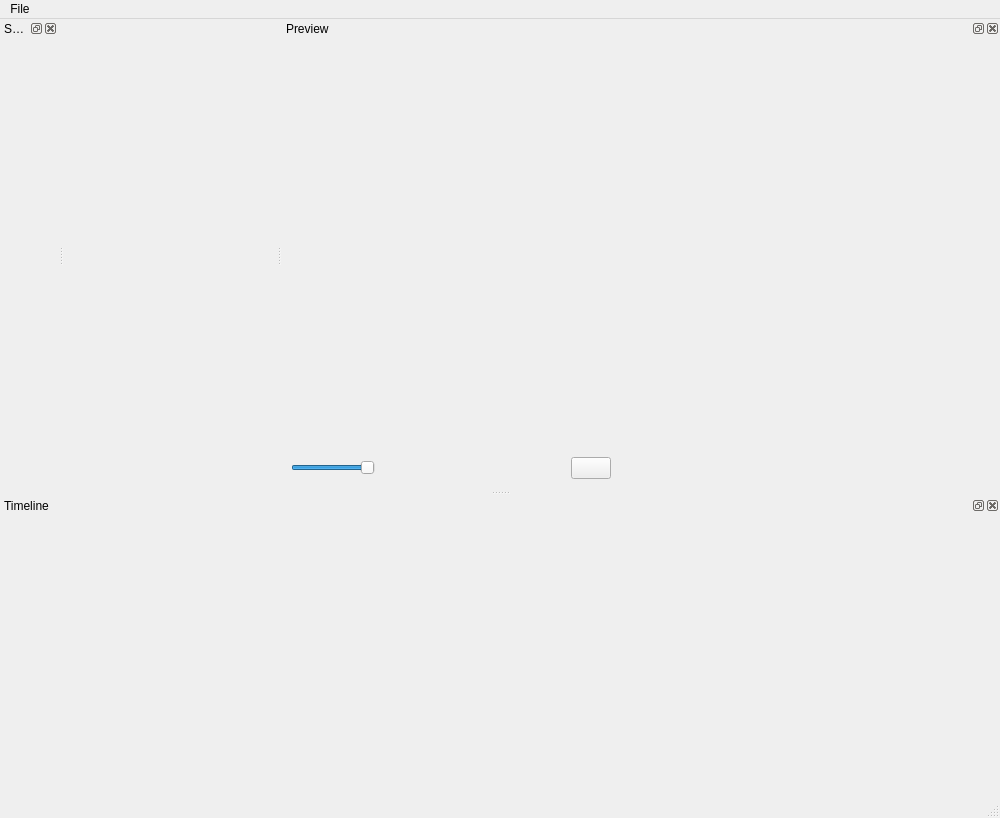
<?xml version="1.0" encoding="UTF-8"?>
<ui version="4.0">
 <class>MainWindow</class>
 <widget class="QMainWindow" name="MainWindow">
  <property name="geometry">
   <rect>
    <x>0</x>
    <y>0</y>
    <width>1000</width>
    <height>818</height>
   </rect>
  </property>
  <property name="maximumSize">
   <size>
    <width>16777215</width>
    <height>1098</height>
   </size>
  </property>
  <property name="windowTitle">
   <string>VD</string>
  </property>
  <widget class="QWidget" name="centralwidget"/>
  <widget class="QStatusBar" name="statusbar"/>
  <widget class="QDockWidget" name="dockWidget">
   <property name="sizePolicy">
    <sizepolicy hsizetype="Expanding" vsizetype="Expanding">
     <horstretch>0</horstretch>
     <verstretch>0</verstretch>
    </sizepolicy>
   </property>
   <property name="floating">
    <bool>false</bool>
   </property>
   <property name="allowedAreas">
    <set>Qt::LeftDockWidgetArea|Qt::RightDockWidgetArea|Qt::TopDockWidgetArea</set>
   </property>
   <property name="windowTitle">
    <string>Source</string>
   </property>
   <attribute name="dockWidgetArea">
    <number>1</number>
   </attribute>
   <widget class="QWidget" name="dockWidgetContents"/>
  </widget>
  <widget class="QDockWidget" name="dockWidget_3">
   <property name="sizePolicy">
    <sizepolicy hsizetype="Expanding" vsizetype="Expanding">
     <horstretch>0</horstretch>
     <verstretch>0</verstretch>
    </sizepolicy>
   </property>
   <property name="floating">
    <bool>false</bool>
   </property>
   <property name="allowedAreas">
    <set>Qt::LeftDockWidgetArea|Qt::RightDockWidgetArea|Qt::TopDockWidgetArea</set>
   </property>
   <property name="windowTitle">
    <string>Preview</string>
   </property>
   <attribute name="dockWidgetArea">
    <number>2</number>
   </attribute>
   <widget class="QWidget" name="dockWidgetContents_3">
    <layout class="QHBoxLayout" name="horizontalLayout">
     <item>
      <layout class="QVBoxLayout" name="verticalLayout">
       <item>
        <layout class="QHBoxLayout" name="horizontalLayout_2">
         <item>
          <widget class="vd::SdlRenderer" name="video" native="true">
           <property name="sizePolicy">
            <sizepolicy hsizetype="Minimum" vsizetype="Minimum">
             <horstretch>0</horstretch>
             <verstretch>0</verstretch>
            </sizepolicy>
           </property>
           <property name="minimumSize">
            <size>
             <width>700</width>
             <height>400</height>
            </size>
           </property>
           <property name="maximumSize">
            <size>
             <width>700</width>
             <height>400</height>
            </size>
           </property>
           <property name="sizeIncrement">
            <size>
             <width>2</width>
             <height>1</height>
            </size>
           </property>
           <property name="baseSize">
            <size>
             <width>640</width>
             <height>480</height>
            </size>
           </property>
          </widget>
         </item>
        </layout>
       </item>
       <item>
        <layout class="QHBoxLayout" name="horizontalLayout_3">
         <item>
          <widget class="QSlider" name="volume">
           <property name="sizePolicy">
            <sizepolicy hsizetype="Fixed" vsizetype="Fixed">
             <horstretch>0</horstretch>
             <verstretch>0</verstretch>
            </sizepolicy>
           </property>
           <property name="minimumSize">
            <size>
             <width>30</width>
             <height>0</height>
            </size>
           </property>
           <property name="maximum">
            <number>100</number>
           </property>
           <property name="pageStep">
            <number>20</number>
           </property>
           <property name="value">
            <number>100</number>
           </property>
           <property name="orientation">
            <enum>Qt::Horizontal</enum>
           </property>
          </widget>
         </item>
         <item>
          <spacer name="horizontalSpacer">
           <property name="orientation">
            <enum>Qt::Horizontal</enum>
           </property>
           <property name="sizeHint" stdset="0">
            <size>
             <width>40</width>
             <height>20</height>
            </size>
           </property>
          </spacer>
         </item>
         <item>
          <widget class="QPushButton" name="play_btn">
           <property name="text">
            <string/>
           </property>
           <property name="icon">
            <iconset>
             <normaloff>:/icon-play.png</normaloff>:/icon-play.png</iconset>
           </property>
          </widget>
         </item>
         <item>
          <spacer name="horizontalSpacer_3">
           <property name="orientation">
            <enum>Qt::Horizontal</enum>
           </property>
           <property name="sizeHint" stdset="0">
            <size>
             <width>40</width>
             <height>20</height>
            </size>
           </property>
          </spacer>
         </item>
         <item>
          <spacer name="horizontalSpacer_2">
           <property name="orientation">
            <enum>Qt::Horizontal</enum>
           </property>
           <property name="sizeHint" stdset="0">
            <size>
             <width>40</width>
             <height>20</height>
            </size>
           </property>
          </spacer>
         </item>
        </layout>
       </item>
      </layout>
     </item>
    </layout>
   </widget>
  </widget>
  <widget class="QDockWidget" name="dockWidget_2">
   <property name="sizePolicy">
    <sizepolicy hsizetype="Expanding" vsizetype="Expanding">
     <horstretch>0</horstretch>
     <verstretch>0</verstretch>
    </sizepolicy>
   </property>
   <property name="minimumSize">
    <size>
     <width>80</width>
     <height>300</height>
    </size>
   </property>
   <property name="acceptDrops">
    <bool>true</bool>
   </property>
   <property name="floating">
    <bool>false</bool>
   </property>
   <property name="allowedAreas">
    <set>Qt::BottomDockWidgetArea|Qt::TopDockWidgetArea</set>
   </property>
   <property name="windowTitle">
    <string>Timeline</string>
   </property>
   <attribute name="dockWidgetArea">
    <number>8</number>
   </attribute>
   <widget class="QWidget" name="dockWidgetContents_2">
    <widget class="QWidget" name="verticalLayoutWidget">
     <property name="geometry">
      <rect>
       <x>0</x>
       <y>0</y>
       <width>991</width>
       <height>371</height>
      </rect>
     </property>
     <layout class="QVBoxLayout" name="verticalLayout_2">
      <item>
       <widget class="vd::TimeLineWidget" name="timeline" native="true">
        <property name="sizePolicy">
         <sizepolicy hsizetype="Expanding" vsizetype="Expanding">
          <horstretch>0</horstretch>
          <verstretch>0</verstretch>
         </sizepolicy>
        </property>
        <property name="minimumSize">
         <size>
          <width>640</width>
          <height>220</height>
         </size>
        </property>
        <property name="sizeIncrement">
         <size>
          <width>0</width>
          <height>0</height>
         </size>
        </property>
        <property name="mouseTracking">
         <bool>true</bool>
        </property>
        <property name="acceptDrops">
         <bool>true</bool>
        </property>
       </widget>
      </item>
     </layout>
    </widget>
   </widget>
  </widget>
  <widget class="QMenuBar" name="menubar">
   <property name="geometry">
    <rect>
     <x>0</x>
     <y>0</y>
     <width>1000</width>
     <height>21</height>
    </rect>
   </property>
   <widget class="QMenu" name="menuFile">
    <property name="title">
     <string>File</string>
    </property>
   </widget>
   <addaction name="menuFile"/>
  </widget>
  <action name="actionOpen">
   <property name="text">
    <string>Open</string>
   </property>
  </action>
  <action name="actionSave">
   <property name="text">
    <string>Save</string>
   </property>
  </action>
  <action name="actionSave_As">
   <property name="text">
    <string>Save As</string>
   </property>
  </action>
  <action name="actionClose">
   <property name="text">
    <string>Close</string>
   </property>
  </action>
  <action name="actionExit">
   <property name="text">
    <string>Exit</string>
   </property>
  </action>
 </widget>
 <customwidgets>
  <customwidget>
   <class>vd::SdlRenderer</class>
   <extends>QWidget</extends>
   <header location="global">sdl.hpp</header>
   <container>1</container>
  </customwidget>
  <customwidget>
   <class>vd::TimeLineWidget</class>
   <extends>QWidget</extends>
   <header location="global">timeline.hpp</header>
   <container>1</container>
  </customwidget>
 </customwidgets>
 <resources/>
 <connections/>
</ui>
